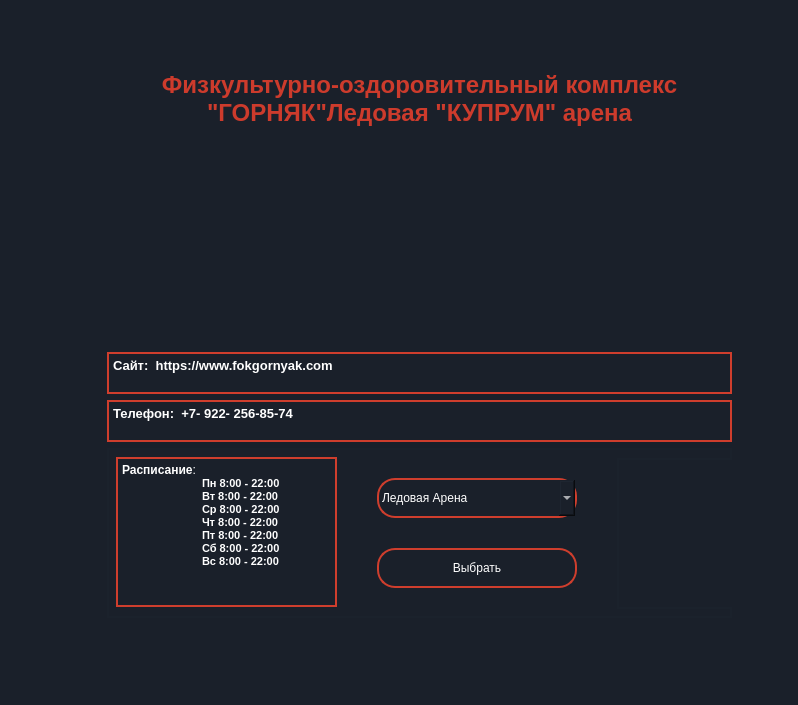
<?xml version="1.0" encoding="UTF-8"?>
<ui version="4.0">
 <class>MainWindow</class>
 <widget class="QMainWindow" name="MainWindow">
  <property name="geometry">
   <rect>
    <x>0</x>
    <y>0</y>
    <width>798</width>
    <height>705</height>
   </rect>
  </property>
  <property name="windowTitle">
   <string>Главная страница</string>
  </property>
  <property name="styleSheet">
   <string notr="true">background-color: #1a202a;</string>
  </property>
  <widget class="QWidget" name="centralwidget">
   <layout class="QGridLayout" name="gridLayout">
    <item row="1" column="0">
     <spacer name="horizontalSpacer_9">
      <property name="orientation">
       <enum>Qt::Horizontal</enum>
      </property>
      <property name="sizeHint" stdset="0">
       <size>
        <width>40</width>
        <height>20</height>
       </size>
      </property>
     </spacer>
    </item>
    <item row="1" column="2">
     <spacer name="horizontalSpacer_10">
      <property name="orientation">
       <enum>Qt::Horizontal</enum>
      </property>
      <property name="sizeHint" stdset="0">
       <size>
        <width>40</width>
        <height>20</height>
       </size>
      </property>
     </spacer>
    </item>
    <item row="0" column="1">
     <spacer name="verticalSpacer_5">
      <property name="orientation">
       <enum>Qt::Vertical</enum>
      </property>
      <property name="sizeHint" stdset="0">
       <size>
        <width>20</width>
        <height>40</height>
       </size>
      </property>
     </spacer>
    </item>
    <item row="1" column="1">
     <layout class="QGridLayout" name="gridLayout_2">
      <item row="0" column="1">
       <widget class="QTextEdit" name="textEdit_18">
        <property name="minimumSize">
         <size>
          <width>625</width>
          <height>70</height>
         </size>
        </property>
        <property name="maximumSize">
         <size>
          <width>16777215</width>
          <height>75</height>
         </size>
        </property>
        <property name="styleSheet">
         <string notr="true">border: 2px solid #1a202a;</string>
        </property>
        <property name="html">
         <string>&lt;!DOCTYPE HTML PUBLIC &quot;-//W3C//DTD HTML 4.0//EN&quot; &quot;http://www.w3.org/TR/REC-html40/strict.dtd&quot;&gt;
&lt;html&gt;&lt;head&gt;&lt;meta name=&quot;qrichtext&quot; content=&quot;1&quot; /&gt;&lt;style type=&quot;text/css&quot;&gt;
p, li { white-space: pre-wrap; }
&lt;/style&gt;&lt;/head&gt;&lt;body style=&quot; font-family:'MS Shell Dlg 2'; font-size:8.25pt; font-weight:400; font-style:normal;&quot;&gt;
&lt;p align=&quot;center&quot; style=&quot; margin-top:0px; margin-bottom:0px; margin-left:0px; margin-right:0px; -qt-block-indent:0; text-indent:0px;&quot;&gt;&lt;span style=&quot; font-size:18pt; font-weight:600; color:#cd3b2c;&quot;&gt;Физкультурно-оздоровительный комплекс &amp;quot;ГОРНЯК&amp;quot;Ледовая &amp;quot;КУПРУМ&amp;quot; арена&lt;/span&gt;&lt;/p&gt;&lt;/body&gt;&lt;/html&gt;</string>
        </property>
       </widget>
      </item>
      <item row="16" column="0">
       <spacer name="horizontalSpacer_7">
        <property name="orientation">
         <enum>Qt::Horizontal</enum>
        </property>
        <property name="sizeHint" stdset="0">
         <size>
          <width>40</width>
          <height>20</height>
         </size>
        </property>
       </spacer>
      </item>
      <item row="0" column="0">
       <spacer name="horizontalSpacer_4">
        <property name="orientation">
         <enum>Qt::Horizontal</enum>
        </property>
        <property name="sizeHint" stdset="0">
         <size>
          <width>40</width>
          <height>20</height>
         </size>
        </property>
       </spacer>
      </item>
      <item row="10" column="0">
       <spacer name="horizontalSpacer">
        <property name="orientation">
         <enum>Qt::Horizontal</enum>
        </property>
        <property name="sizeHint" stdset="0">
         <size>
          <width>40</width>
          <height>20</height>
         </size>
        </property>
       </spacer>
      </item>
      <item row="9" column="0">
       <spacer name="horizontalSpacer_2">
        <property name="orientation">
         <enum>Qt::Horizontal</enum>
        </property>
        <property name="sizeHint" stdset="0">
         <size>
          <width>40</width>
          <height>20</height>
         </size>
        </property>
       </spacer>
      </item>
      <item row="16" column="1">
       <widget class="QGroupBox" name="groupBox_2">
        <property name="minimumSize">
         <size>
          <width>600</width>
          <height>170</height>
         </size>
        </property>
        <property name="styleSheet">
         <string notr="true">border: 2px solid #1b222c;</string>
        </property>
        <property name="title">
         <string/>
        </property>
        <widget class="QComboBox" name="comboBox_3">
         <property name="geometry">
          <rect>
           <x>270</x>
           <y>30</y>
           <width>200</width>
           <height>40</height>
          </rect>
         </property>
         <property name="minimumSize">
          <size>
           <width>200</width>
           <height>40</height>
          </size>
         </property>
         <property name="maximumSize">
          <size>
           <width>200</width>
           <height>40</height>
          </size>
         </property>
         <property name="styleSheet">
          <string notr="true">bachground-color: #22222e;
font: 75 8pt &quot;MS Shell Dlg 2&quot;;
font: 75 12pt &quot;MS Shell Dlg 2&quot;;
border: 2px solid #cf3e2d;
border-radius: 18px;
color: white;</string>
         </property>
         <item>
          <property name="text">
           <string>Ледовая Арена</string>
          </property>
         </item>
         <item>
          <property name="text">
           <string>Тренажерный зал</string>
          </property>
         </item>
         <item>
          <property name="text">
           <string>Большой зал</string>
          </property>
         </item>
         <item>
          <property name="text">
           <string>Теннисный зал</string>
          </property>
         </item>
        </widget>
        <widget class="QTextEdit" name="textEdit_17">
         <property name="geometry">
          <rect>
           <x>9</x>
           <y>9</y>
           <width>221</width>
           <height>150</height>
          </rect>
         </property>
         <property name="minimumSize">
          <size>
           <width>200</width>
           <height>150</height>
          </size>
         </property>
         <property name="maximumSize">
          <size>
           <width>255</width>
           <height>155</height>
          </size>
         </property>
         <property name="styleSheet">
          <string notr="true">border: 2px solid #cf3e2d;</string>
         </property>
         <property name="html">
          <string>&lt;!DOCTYPE HTML PUBLIC &quot;-//W3C//DTD HTML 4.0//EN&quot; &quot;http://www.w3.org/TR/REC-html40/strict.dtd&quot;&gt;
&lt;html&gt;&lt;head&gt;&lt;meta name=&quot;qrichtext&quot; content=&quot;1&quot; /&gt;&lt;style type=&quot;text/css&quot;&gt;
p, li { white-space: pre-wrap; }
&lt;/style&gt;&lt;/head&gt;&lt;body style=&quot; font-family:'MS Shell Dlg 2'; font-size:8.25pt; font-weight:400; font-style:normal;&quot;&gt;
&lt;p style=&quot; margin-top:0px; margin-bottom:0px; margin-left:0px; margin-right:0px; -qt-block-indent:0; text-indent:0px;&quot;&gt;&lt;span style=&quot; font-size:9pt; font-weight:600; color:#ffffff;&quot;&gt;Расписание&lt;/span&gt;&lt;span style=&quot; font-size:9pt; color:#ffffff;&quot;&gt;:&lt;/span&gt;&lt;/p&gt;
&lt;p style=&quot; margin-top:0px; margin-bottom:0px; margin-left:0px; margin-right:0px; -qt-block-indent:0; text-indent:0px;&quot;&gt;&lt;span style=&quot; color:#ffffff;&quot;&gt;	&lt;/span&gt;&lt;span style=&quot; font-size:8pt; font-weight:600; color:#ffffff;&quot;&gt;Пн 8:00 - 22:00&lt;/span&gt;&lt;/p&gt;
&lt;p style=&quot; margin-top:0px; margin-bottom:0px; margin-left:0px; margin-right:0px; -qt-block-indent:0; text-indent:0px;&quot;&gt;&lt;span style=&quot; font-size:8pt; font-weight:600; color:#ffffff;&quot;&gt;	Вт 8:00 - 22:00&lt;/span&gt;&lt;/p&gt;
&lt;p style=&quot; margin-top:0px; margin-bottom:0px; margin-left:0px; margin-right:0px; -qt-block-indent:0; text-indent:0px;&quot;&gt;&lt;span style=&quot; font-size:8pt; font-weight:600; color:#ffffff;&quot;&gt;	Ср 8:00 - 22:00&lt;/span&gt;&lt;/p&gt;
&lt;p style=&quot; margin-top:0px; margin-bottom:0px; margin-left:0px; margin-right:0px; -qt-block-indent:0; text-indent:0px;&quot;&gt;&lt;span style=&quot; font-size:8pt; font-weight:600; color:#ffffff;&quot;&gt;	Чт 8:00 - 22:00&lt;/span&gt;&lt;/p&gt;
&lt;p style=&quot; margin-top:0px; margin-bottom:0px; margin-left:0px; margin-right:0px; -qt-block-indent:0; text-indent:0px;&quot;&gt;&lt;span style=&quot; font-size:8pt; font-weight:600; color:#ffffff;&quot;&gt;	Пт 8:00 - 22:00&lt;/span&gt;&lt;/p&gt;
&lt;p style=&quot; margin-top:0px; margin-bottom:0px; margin-left:0px; margin-right:0px; -qt-block-indent:0; text-indent:0px;&quot;&gt;&lt;span style=&quot; font-size:8pt; font-weight:600; color:#ffffff;&quot;&gt;	Сб 8:00 - 22:00&lt;/span&gt;&lt;/p&gt;
&lt;p style=&quot; margin-top:0px; margin-bottom:0px; margin-left:0px; margin-right:0px; -qt-block-indent:0; text-indent:0px;&quot;&gt;&lt;span style=&quot; font-size:8pt; font-weight:600; color:#ffffff;&quot;&gt;	Вс 8:00 - 22:00&lt;/span&gt;&lt;/p&gt;&lt;/body&gt;&lt;/html&gt;</string>
         </property>
        </widget>
        <widget class="QPushButton" name="pushButton_2">
         <property name="geometry">
          <rect>
           <x>270</x>
           <y>100</y>
           <width>200</width>
           <height>40</height>
          </rect>
         </property>
         <property name="minimumSize">
          <size>
           <width>200</width>
           <height>40</height>
          </size>
         </property>
         <property name="maximumSize">
          <size>
           <width>200</width>
           <height>40</height>
          </size>
         </property>
         <property name="styleSheet">
          <string notr="true">bachground-color: #22222e;
font: 75 12pt &quot;MS Shell Dlg 2&quot;;
border: 2px solid #cf3e2d;
border-radius: 18px;
color: white;</string>
         </property>
         <property name="text">
          <string>Выбрать</string>
         </property>
        </widget>
        <widget class="QLabel" name="label_2">
         <property name="geometry">
          <rect>
           <x>510</x>
           <y>10</y>
           <width>241</width>
           <height>151</height>
          </rect>
         </property>
         <property name="maximumSize">
          <size>
           <width>255</width>
           <height>155</height>
          </size>
         </property>
         <property name="text">
          <string/>
         </property>
         <property name="pixmap">
          <pixmap>mt5ruxNeZ54.jpg</pixmap>
         </property>
        </widget>
       </widget>
      </item>
      <item row="9" column="1">
       <widget class="QTextEdit" name="textEdit_2">
        <property name="minimumSize">
         <size>
          <width>625</width>
          <height>42</height>
         </size>
        </property>
        <property name="maximumSize">
         <size>
          <width>16777215</width>
          <height>42</height>
         </size>
        </property>
        <property name="styleSheet">
         <string notr="true">font: 75 12pt &quot;MS Shell Dlg 2&quot;;
border: 2px solid #cf3e2d</string>
        </property>
        <property name="html">
         <string>&lt;!DOCTYPE HTML PUBLIC &quot;-//W3C//DTD HTML 4.0//EN&quot; &quot;http://www.w3.org/TR/REC-html40/strict.dtd&quot;&gt;
&lt;html&gt;&lt;head&gt;&lt;meta name=&quot;qrichtext&quot; content=&quot;1&quot; /&gt;&lt;style type=&quot;text/css&quot;&gt;
p, li { white-space: pre-wrap; }
&lt;/style&gt;&lt;/head&gt;&lt;body style=&quot; font-family:'MS Shell Dlg 2'; font-size:12pt; font-weight:72; font-style:normal;&quot;&gt;
&lt;p style=&quot; margin-top:0px; margin-bottom:0px; margin-left:0px; margin-right:0px; -qt-block-indent:0; text-indent:0px;&quot;&gt;&lt;span style=&quot; font-size:10pt; font-weight:600; color:#ffffff;&quot;&gt;Сайт:  https://www.fokgornyak.com&lt;/span&gt;&lt;/p&gt;&lt;/body&gt;&lt;/html&gt;</string>
        </property>
       </widget>
      </item>
      <item row="10" column="1">
       <widget class="QTextEdit" name="textEdit_13">
        <property name="maximumSize">
         <size>
          <width>16777215</width>
          <height>42</height>
         </size>
        </property>
        <property name="styleSheet">
         <string notr="true">font: 75 12pt &quot;MS Shell Dlg 2&quot;;
border: 2px solid #cf3e2d;</string>
        </property>
        <property name="html">
         <string>&lt;!DOCTYPE HTML PUBLIC &quot;-//W3C//DTD HTML 4.0//EN&quot; &quot;http://www.w3.org/TR/REC-html40/strict.dtd&quot;&gt;
&lt;html&gt;&lt;head&gt;&lt;meta name=&quot;qrichtext&quot; content=&quot;1&quot; /&gt;&lt;style type=&quot;text/css&quot;&gt;
p, li { white-space: pre-wrap; }
&lt;/style&gt;&lt;/head&gt;&lt;body style=&quot; font-family:'MS Shell Dlg 2'; font-size:12pt; font-weight:72; font-style:normal;&quot;&gt;
&lt;p style=&quot; margin-top:0px; margin-bottom:0px; margin-left:0px; margin-right:0px; -qt-block-indent:0; text-indent:0px;&quot;&gt;&lt;span style=&quot; font-size:10pt; font-weight:600; color:#ffffff;&quot;&gt;Телефон:&lt;/span&gt;&lt;span style=&quot; font-size:10pt; font-weight:400; color:#ffffff;&quot;&gt;  &lt;/span&gt;&lt;span style=&quot; font-size:10pt; font-weight:600; color:#ffffff;&quot;&gt;+7- 922- 256-85-74&lt;/span&gt;&lt;/p&gt;&lt;/body&gt;&lt;/html&gt;</string>
        </property>
       </widget>
      </item>
      <item row="1" column="1">
       <widget class="QLabel" name="label">
        <property name="minimumSize">
         <size>
          <width>0</width>
          <height>200</height>
         </size>
        </property>
        <property name="text">
         <string/>
        </property>
        <property name="pixmap">
         <pixmap>ииии.jpg</pixmap>
        </property>
       </widget>
      </item>
     </layout>
    </item>
    <item row="2" column="1">
     <spacer name="verticalSpacer">
      <property name="orientation">
       <enum>Qt::Vertical</enum>
      </property>
      <property name="sizeHint" stdset="0">
       <size>
        <width>20</width>
        <height>40</height>
       </size>
      </property>
     </spacer>
    </item>
   </layout>
  </widget>
  <widget class="QMenuBar" name="menubar">
   <property name="geometry">
    <rect>
     <x>0</x>
     <y>0</y>
     <width>798</width>
     <height>21</height>
    </rect>
   </property>
  </widget>
  <widget class="QStatusBar" name="statusbar"/>
 </widget>
 <resources/>
 <connections/>
</ui>
